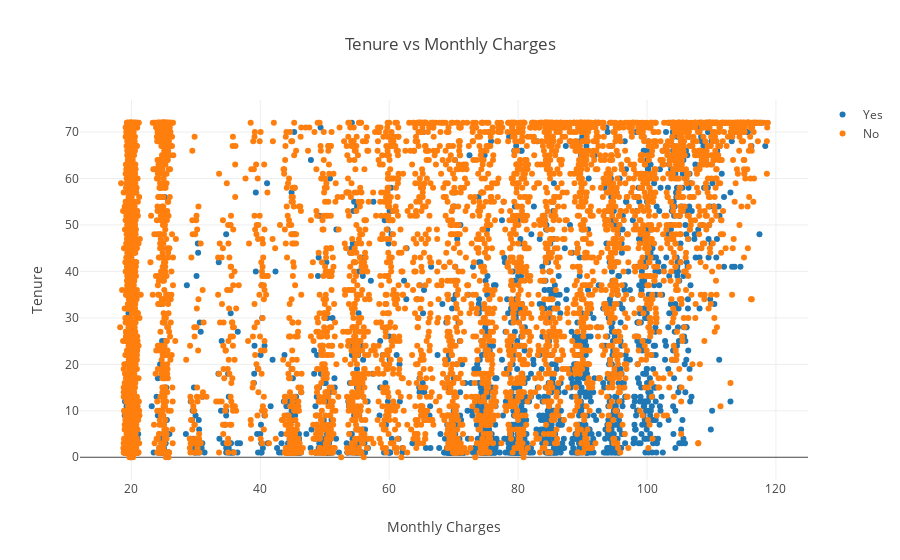

Here is the notebook cell this chart was saved with:
### Markdown cell above
<h3>EDA: Independent variables</h3>

### Code cell
churns = ["Yes", "No"]
fig = {
    'data': [
        {
            'x': df.loc[(df['Churn']==churn), 'MonthlyCharges'] ,
            'y': df.loc[(df['Churn']==churn),'tenure'],
            'name': churn, 'mode': 'markers',
        } for churn in churns
    ],
    'layout': {
        'title': 'Tenure vs Monthly Charges',
        'xaxis': {'title': 'Monthly Charges'},
        'yaxis': {'title': "Tenure"}
    }
}

py.offline.iplot(fig)

### Figure 1 — Plotly figure (JSON) as saved in the notebook; plotly's stock layout.template omitted (floating-point values rounded to 4 significant figures; data arrays with more than 128 entries replaced by an {"elided": "..."} marker saying what was removed)
{"data": [{"mode": "markers", "name": "Yes", "x": {"elided": "1869 float values"}, "y": {"elided": "1869 int values"}, "type": "scatter", "uid": "e8240976-a03c-11ef-afab-0242ac130202"}, {"mode": "markers", "name": "No", "x": {"elided": "5174 float values"}, "y": {"elided": "5174 int values"}, "type": "scatter", "uid": "e824116e-a03c-11ef-afab-0242ac130202"}], "layout": {"title": {"text": "Tenure vs Monthly Charges"}, "xaxis": {"title": {"text": "Monthly Charges"}, "type": "linear", "range": [12.03, 125.0], "autorange": true}, "yaxis": {"title": {"text": "Tenure"}, "type": "linear", "range": [-5.274, 77.27], "autorange": true}, "autosize": true}}
